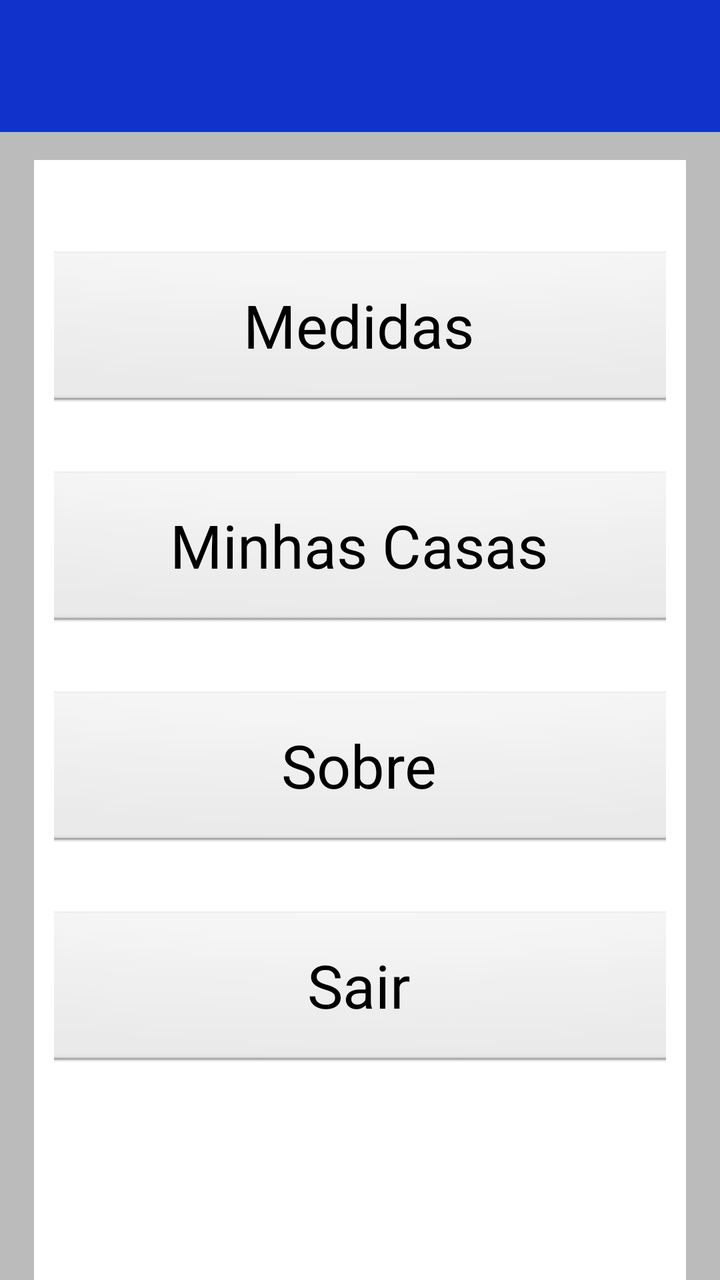
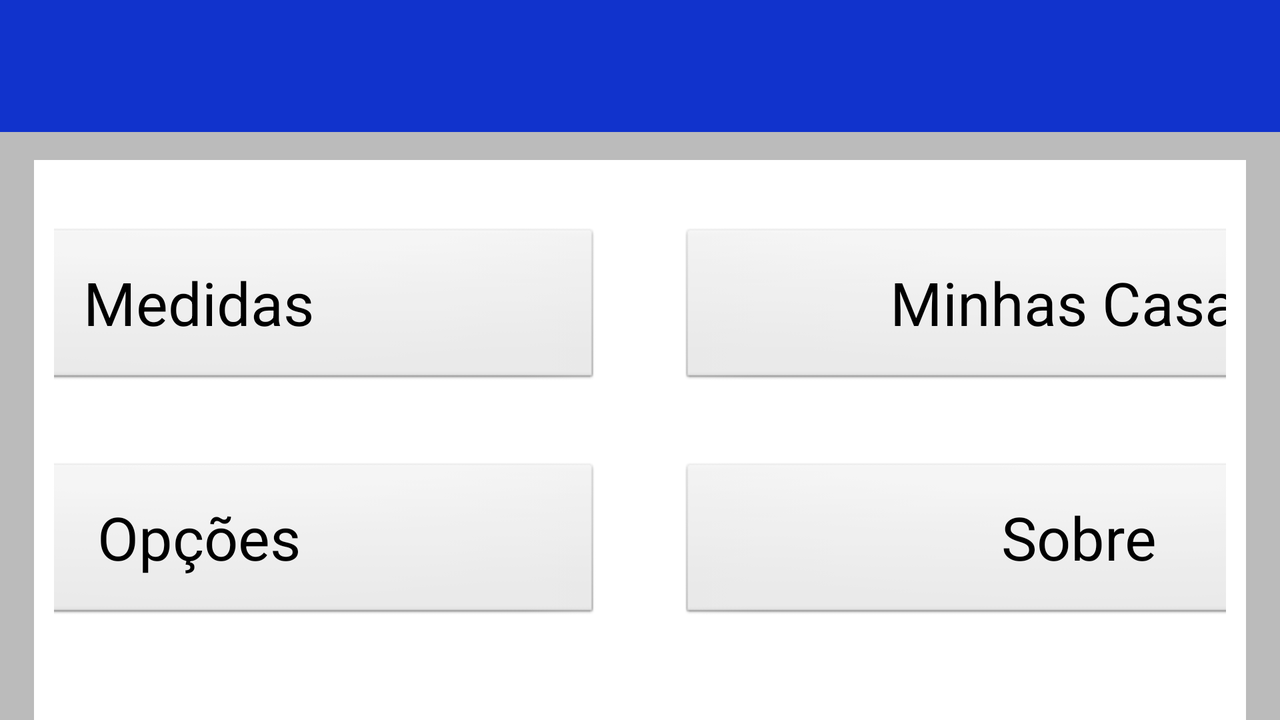

Compare how this app lays out the same screen by default and in its alternative resource folder. The renders come first, then the two layout files and the values they reference.
<!-- AndroidManifest.xml: application theme android:Theme.Light.NoTitleBar -->
<!-- res/layout/activity_home.xml -->
<?xml version="1.0" encoding="utf-8"?>
<FrameLayout xmlns:android="http://schemas.android.com/apk/res/android"
	xmlns:app="http://schemas.android.com/apk/res/com.hyvee.android"
	style="@style/MainWindow">

	<ScrollView 
		android:id="@+id/scroll"
		style="@style/ScrollContent">

		<LinearLayout 
			style="@style/LinearLayoutWrap">
			
		    <LinearLayout style="@style/LinearLayoutContent">
		    
		        <Button 
		            style="@style/Widget.Button.SquareBlue"
		            android:layout_width="400dp"
		            android:layout_height="80dp"
		            android:text="Medidas"
		            android:textSize="30dp"
		            android:layout_marginTop="30dp"
		            android:layout_gravity="center"
		            android:onClick="medidasButtonClicked"/>
		        
		        <Button 
		            style="@style/Widget.Button.SquareBlue"
		            android:layout_width="400dp"
		            android:layout_height="80dp"
		            android:text="Minhas Casas"
		            android:textSize="30dp"
		            android:layout_marginTop="30dp"
		            android:layout_gravity="center"
		            android:onClick="minhasCasasButtonClicked"/>
		        
		        <Button 
		            style="@style/Widget.Button.SquareBlue"
		            android:layout_width="400dp"
		            android:layout_height="80dp"
		            android:text="Sobre"
		            android:textSize="30dp"
		            android:layout_marginTop="30dp"
		            android:layout_gravity="center"
		            android:onClick="sobreButtonClicked"/>
		        
		        <Button 
		            style="@style/Widget.Button.SquareBlue"
		            android:layout_width="400dp"
		            android:layout_height="80dp"
		            android:text="Sair"
		            android:textSize="30dp"
		            android:layout_marginTop="30dp"
		            android:layout_gravity="center"
		            android:onClick="sairButtonClicked"/>
		        
		        
		        
		    </LinearLayout>
		</LinearLayout>
	</ScrollView>

	
	<include layout="@layout/include_header" android:id="@+id/header" />


</FrameLayout>
<!-- res/layout/include_header.xml (included above) -->
<?xml version="1.0" encoding="utf-8"?>

<FrameLayout
    style="@style/Header" 
    xmlns:android="http://schemas.android.com/apk/res/android">
    
    <TextView
        android:id="@+id/header_title"
        android:layout_width="match_parent"
        android:layout_height="match_parent"
        android:gravity="center"
        android:textSize="20dp"
        android:textColor="@color/white"
        android:typeface="serif"/>
        
</FrameLayout>
<!-- resources referenced by this layout -->
<resources>
  <color name="white">#fff</color>
  <style name="Header">
  	    <item name="android:layout_width">match_parent</item>
  		<item name="android:layout_height">66dp</item>
  		<item name="android:background">@color/blue</item>
  	</style>
  <style name="LinearLayoutContent">
  	  	<item name="android:orientation">vertical</item>
  		<item name="android:layout_width">match_parent</item>
  		<item name="android:layout_height">match_parent</item>
  		<item name="android:background">@android:color/white</item>
  		<item name="android:paddingTop">15dp</item>
  		<item name="android:paddingLeft">10dp</item>
  		<item name="android:paddingRight">10dp</item>
  		<item name="android:paddingBottom">30dp</item>
  		
  	</style>
  <style name="LinearLayoutWrap">
  	    <item name="android:orientation">vertical</item>
  		<item name="android:layout_width">match_parent</item>
  		<item name="android:layout_height">wrap_content</item>
  		<item name="android:paddingTop">80dp</item>
  	</style>
  <style name="MainWindow">
          <item name="android:orientation">vertical</item>
  		<item name="android:layout_width">match_parent</item>
  		<item name="android:layout_height">match_parent</item>
  		<item name="android:background">@color/white</item>
      </style>
  <style name="ScrollContent">
  	    <item name="android:layout_width">match_parent</item>
  		<item name="android:layout_height">match_parent</item>
  		<item name="android:scrollbars">none</item>
  		<item name="android:fillViewport">true</item>
  		<item name="android:layout_gravity">left|top</item>
  		<item name="android:fadingEdge">none</item>
  		<item name="android:paddingLeft">17dp</item>
  		<item name="android:paddingRight">17dp</item>
  		<item name="android:background">@color/gray_light</item>
  	</style>
  <color name="blue">#1133cc</color>
  <color name="gray_light">#bbbbbb</color>
</resources>
<!-- res/layout-land/activity_home.xml (the repository's variant of the layout above) -->
<!-- drawn on the phone turned sideways -->
<?xml version="1.0" encoding="utf-8"?>
<FrameLayout xmlns:android="http://schemas.android.com/apk/res/android"
	xmlns:app="http://schemas.android.com/apk/res/com.hyvee.android"
	style="@style/MainWindow">

	<ScrollView 
		android:id="@+id/scroll"
		style="@style/ScrollContent">

		<LinearLayout 
			style="@style/LinearLayoutWrap">
			
		    <LinearLayout style="@style/LinearLayoutContent">
		    
		        
		        <LinearLayout 
		            android:layout_width="match_parent"
		            android:layout_height="wrap_content"
		            android:orientation="horizontal"
		            android:gravity="center"
		            android:layout_weight="1">
		            
		            <Button 
			            style="@style/Widget.Button.SquareBlue"
			            android:layout_width="400dp"
			            android:layout_height="80dp"
			            android:text="Medidas"
			            android:textSize="30dp"
			            android:layout_gravity="center"
			            android:onClick="medidasButtonClicked"/>
		            
		            
		            <View
		                android:layout_width="40dp"
		                android:layout_height="match_parent"/>
			        
			        <Button 
			            style="@style/Widget.Button.SquareBlue"
			            android:layout_width="400dp"
			            android:layout_height="80dp"
			            android:text="Minhas Casas"
			            android:textSize="30dp"
			            android:layout_gravity="center"
			            android:onClick="minhasCasasButtonClicked"/>
		            
		        </LinearLayout>
		        
		        <LinearLayout 
		            android:layout_width="match_parent"
		            android:layout_height="wrap_content"
		            android:orientation="horizontal"
		           	android:gravity="center"
		           	android:layout_weight="1">
			        
		            <Button 
			            style="@style/Widget.Button.SquareBlue"
			            android:layout_width="400dp"
			            android:layout_height="80dp"
			            android:text="Opções"
			            android:textSize="30dp"
			            android:layout_gravity="center"/>
		            
		            
		            <View
		                android:layout_width="40dp"
		                android:layout_height="match_parent"/>
			        
			        <Button 
			            style="@style/Widget.Button.SquareBlue"
			            android:layout_width="400dp"
			            android:layout_height="80dp"
			            android:text="Sobre"
			            android:textSize="30dp"
			            android:layout_gravity="center"
			            android:onClick="sobreButtonClicked"/>
		            
		        </LinearLayout>
		        
		        
		    </LinearLayout>
		</LinearLayout>
	</ScrollView>

	
	<include layout="@layout/include_header" android:id="@+id/header" />


</FrameLayout>
